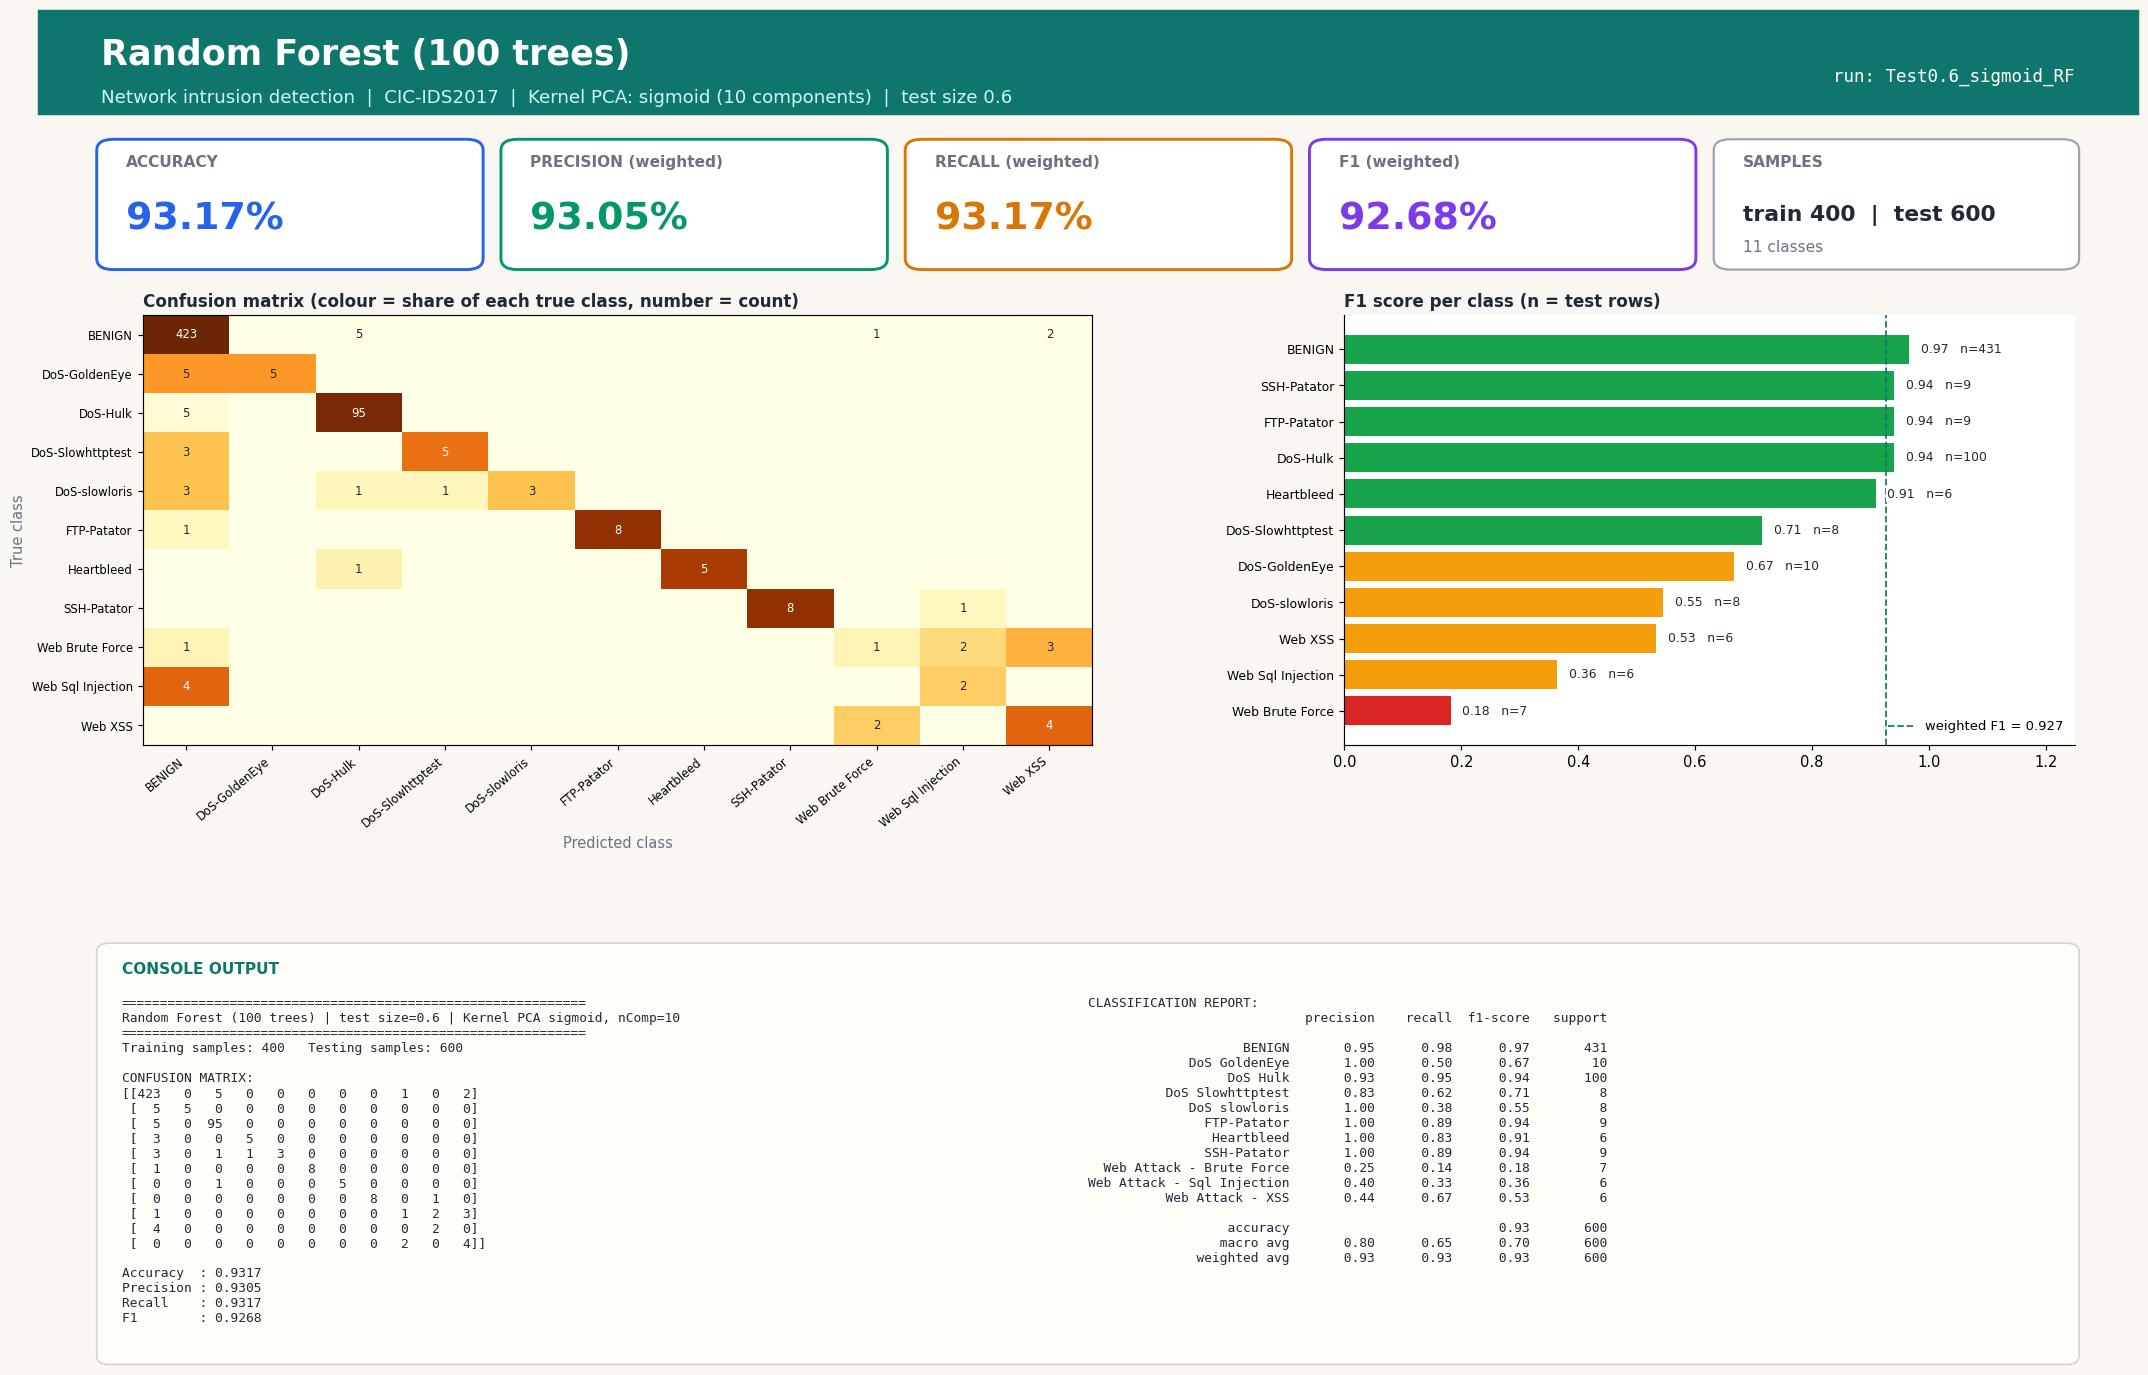

The script that saved this image:
#!/usr/bin/env python3
"""Random Forest (100 trees) | Test size 0.6 | Kernel PCA kernel=sigmoid, n_components=10
CIC-IDS2017 (Tue+Wed+Thu-morning) 1000-row stratified sample.
Run in any IDE (Spyder / VS Code / PyCharm / Jupyter): open the file and press Run, no arguments needed.
Saves next to this file: 'Test0.6_sigmoid_RF.jpg' - one image with the console output (confusion matrix, metrics, classification report) plus charts."""
import json, os
import numpy as np
import matplotlib.pyplot as plt
from sklearn.decomposition import KernelPCA
from sklearn.ensemble import RandomForestClassifier
from sklearn.metrics import (accuracy_score, classification_report, confusion_matrix,
                             f1_score, precision_score, recall_score)
from sklearn.model_selection import train_test_split
from sklearn.preprocessing import StandardScaler

TEST_SIZE, KERNEL, N_COMP, ALG, ALG_NAME = 0.6, "sigmoid", 10, "RF", "Random Forest (100 trees)"
try:
    HERE = os.path.dirname(os.path.abspath(__file__))
except NameError:                      # Jupyter / interactive console
    HERE = os.getcwd()
def _find_root():                      # folder that contains data/sample.npz (works from any working directory)
    for p in (HERE, os.path.join(HERE, ".."), os.path.join(HERE, "..", ".."), os.getcwd()):
        if os.path.exists(os.path.join(p, "data", "sample.npz")):
            return os.path.abspath(p)
    raise FileNotFoundError("data/sample.npz not found - run prepare_data.py or keep the repo folder structure")
ROOT = _find_root()
tag = f"Test{TEST_SIZE}_{KERNEL}_{ALG}"

# 1. LOAD cached, cleaned sample (see prepare_data.py)
d = np.load(os.path.join(ROOT, "data", "sample.npz"), allow_pickle=True)
X, y, class_names = d["X"], d["y"], [str(c).replace("�", "-") for c in d["classes"]]

# 2. SPLIT
X_train, X_test, y_train, y_test = train_test_split(
    X, y, test_size=TEST_SIZE, random_state=42, stratify=y)

# 3. SCALE (fit on train only)
scaler = StandardScaler()
X_train = scaler.fit_transform(X_train); X_test = scaler.transform(X_test)

# 4. DIMENSIONALITY REDUCTION: Kernel PCA (fit on train only; gamma = sklearn default 1/n_features)
kpca = KernelPCA(n_components=N_COMP, kernel=KERNEL, random_state=0)
X_train = kpca.fit_transform(X_train); X_test = kpca.transform(X_test)

# 5. CLASSIFIER
classifier = RandomForestClassifier(n_estimators=100, random_state=0, n_jobs=1)
classifier.fit(X_train, y_train)
y_pred = classifier.predict(X_test)

# 6. METRICS
labels = np.arange(len(class_names))
cm = confusion_matrix(y_test, y_pred, labels=labels)
res = dict(test_size=TEST_SIZE, kernel=KERNEL, n_components=N_COMP, algorithm=ALG, model=ALG_NAME,
           n_train=int(len(y_train)), n_test=int(len(y_test)),
           accuracy=accuracy_score(y_test, y_pred),
           precision=precision_score(y_test, y_pred, average="weighted", zero_division=0),
           recall=recall_score(y_test, y_pred, average="weighted", zero_division=0),
           f1=f1_score(y_test, y_pred, average="weighted", zero_division=0))
report = classification_report(y_test, y_pred, labels=labels, target_names=class_names, zero_division=0)
lines = ["=" * 60, f"{ALG_NAME} | test size={TEST_SIZE} | Kernel PCA {KERNEL}, nComp={N_COMP}", "=" * 60,
         f"Training samples: {len(y_train)}   Testing samples: {len(y_test)}", "", "CONFUSION MATRIX:", np.array2string(cm), ""]
for k in ("accuracy", "precision", "recall", "f1"): lines.append(f"{k.capitalize():10s}: {res[k]:.4f}")
lines += ["", "CLASSIFICATION REPORT:", report]
console_output = "\n".join(lines); print(console_output)

# 7. VISUAL OUTPUT: ONE report-style image (banner, KPI cards, charts, console output) - real results only
from matplotlib.patches import FancyBboxPatch, Rectangle
short = [c.replace("Web Attack - ", "Web ").replace("DoS ", "DoS-") for c in class_names]
rep = classification_report(y_test, y_pred, labels=labels, target_names=class_names, zero_division=0, output_dict=True)
cmn = cm / np.maximum(cm.sum(axis=1, keepdims=True), 1)          # row-normalised = per-class recall
INK, MUTED, BG, ACC = "#1f2937", "#6b7280", "#faf7f2", "#0f766e"
fig = plt.figure(figsize=(20, 13.2), dpi=105, facecolor=BG)
fig.add_artist(Rectangle((0, 0.925), 1, 0.075, transform=fig.transFigure, color=ACC, zorder=0))
fig.text(0.03, 0.968, f"{ALG_NAME}", fontsize=24, fontweight="bold", color="white", va="center")
fig.text(0.03, 0.937, f"Network intrusion detection  |  CIC-IDS2017  |  Kernel PCA: {KERNEL} ({N_COMP} components)  |  test size {TEST_SIZE}",
         fontsize=12.5, color="#ccfbf1", va="center")
fig.text(0.97, 0.952, f"run: {tag}", fontsize=12, color="white", ha="right", va="center", family="monospace")

# KPI cards
cards = [("ACCURACY", res["accuracy"], "#2563eb"), ("PRECISION (weighted)", res["precision"], "#059669"),
         ("RECALL (weighted)", res["recall"], "#d97706"), ("F1 (weighted)", res["f1"], "#7c3aed")]
for i, (lab, v, col) in enumerate(cards):
    x0 = 0.03 + i * 0.1925
    fig.add_artist(FancyBboxPatch((x0, 0.815), 0.18, 0.09, boxstyle="round,pad=0.002,rounding_size=0.008", transform=fig.transFigure,
                                  facecolor="white", edgecolor=col, linewidth=2))
    fig.text(x0 + 0.012, 0.887, lab, fontsize=10.5, color=MUTED, fontweight="bold")
    fig.text(x0 + 0.012, 0.842, f"{v * 100:.2f}%", fontsize=26, color=col, fontweight="bold")
fig.add_artist(FancyBboxPatch((0.80, 0.815), 0.17, 0.09, boxstyle="round,pad=0.002,rounding_size=0.008", transform=fig.transFigure,
                              facecolor="white", edgecolor="#9ca3af", linewidth=1.5))
fig.text(0.812, 0.887, "SAMPLES", fontsize=10.5, color=MUTED, fontweight="bold")
fig.text(0.812, 0.848, f"train {res['n_train']}  |  test {res['n_test']}", fontsize=15, color=INK, fontweight="bold")
fig.text(0.812, 0.826, f"{len(class_names)} classes", fontsize=10.5, color=MUTED)

gs = fig.add_gridspec(1, 2, left=0.05, right=0.97, top=0.78, bottom=0.47, wspace=0.30, width_ratios=[1.3, 1])
ax1 = fig.add_subplot(gs[0, 0]); ax2 = fig.add_subplot(gs[0, 1])
for ax in (ax1, ax2): ax.set_facecolor("white")
im = ax1.imshow(cmn, cmap="YlOrBr", vmin=0, vmax=1, aspect="auto")
ax1.set_xticks(labels); ax1.set_yticks(labels); ax1.set_xticklabels(short, rotation=40, ha="right", fontsize=8); ax1.set_yticklabels(short, fontsize=8)
ax1.set_title("Confusion matrix (colour = share of each true class, number = count)", loc="left", fontsize=11.5, color=INK, fontweight="bold")
ax1.set_xlabel("Predicted class", color=MUTED); ax1.set_ylabel("True class", color=MUTED)
for a_ in labels:
    for b_ in labels:
        if cm[a_, b_]: ax1.text(b_, a_, cm[a_, b_], ha="center", va="center", fontsize=8, color="white" if cmn[a_, b_] > 0.6 else INK)
f1s = [rep[c]["f1-score"] for c in class_names]; sup = [int(rep[c]["support"]) for c in class_names]
order = np.argsort(f1s)
cols = ["#dc2626" if f1s[i] < 0.34 else "#f59e0b" if f1s[i] < 0.67 else "#16a34a" for i in order]
ax2.barh(range(len(order)), [f1s[i] for i in order], color=cols)
ax2.set_yticks(range(len(order))); ax2.set_yticklabels([short[i] for i in order], fontsize=8.5); ax2.set_xlim(0, 1.25)
ax2.set_title("F1 score per class (n = test rows)", loc="left", fontsize=11.5, color=INK, fontweight="bold")
for k, i in enumerate(order): ax2.text(f1s[i] + 0.02, k, f"{f1s[i]:.2f}   n={sup[i]}", va="center", fontsize=8.5, color=INK, zorder=5, bbox=dict(facecolor="white", edgecolor="none", pad=1))
for sp in ("top", "right"): ax2.spines[sp].set_visible(False)
ax2.axvline(res["f1"], color=ACC, ls="--", lw=1.2, label=f"weighted F1 = {res['f1']:.3f}"); ax2.legend(loc="lower right", fontsize=9, frameon=False)

# console output panel (same text that is printed to the console)
fig.add_artist(FancyBboxPatch((0.03, 0.025), 0.94, 0.30, boxstyle="round,pad=0.002,rounding_size=0.006", transform=fig.transFigure,
                              facecolor="#fffdf8", edgecolor="#d6d3d1", linewidth=1.2))
fig.text(0.04, 0.305, "CONSOLE OUTPUT", fontsize=10.5, color=ACC, fontweight="bold")
split_at = lines.index("CLASSIFICATION REPORT:")
fig.text(0.04, 0.288, "\n".join(lines[:split_at]), family="monospace", fontsize=8.8, color=INK, va="top")
fig.text(0.50, 0.288, "\n".join(lines[split_at:]), family="monospace", fontsize=8.8, color=INK, va="top")
plt.savefig(os.path.join(HERE, tag + ".jpg"), format="jpg", bbox_inches="tight", facecolor=BG)
if os.environ.get("ACN_NO_SHOW") != "1": plt.show()   # IDEs display the image; run_all.py disables this
plt.close()

os.makedirs(os.path.join(ROOT, "results", "json"), exist_ok=True)
with open(os.path.join(ROOT, "results", "json", tag + ".json"), "w") as f: json.dump(res, f)
